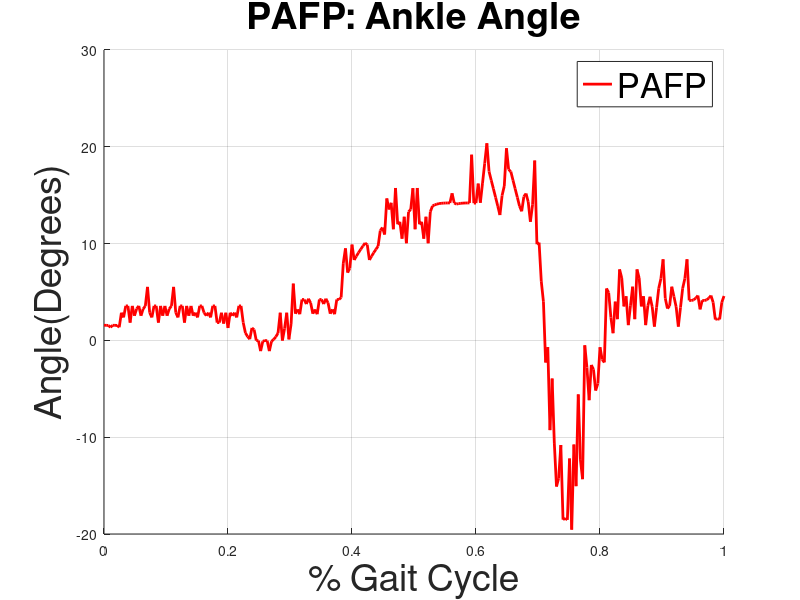

This figure's MATLAB source:
% Load the data from the files
% gait_data = load('data.txt'); % Load gait data
robot_data = load('data_2.txt'); % Load robot data


% Create time vectors for each dataset
%  time_gait = linspace(0, 1, length(gait_data)); % Time vector for gait data
time_robot = linspace(0, 1, length(robot_data)); % Time vector for robot data

% Plot the two datasets
% figure;
%  plot(time_gait, gait_data, 'b-', 'LineWidth', 2); % Plot gait data (blue solid line)
hold on;
plot(time_robot, robot_data, 'r-', 'LineWidth', 2); % Plot robot data (red solid line)

% Add labels, title, and legend
title('PAFP: Ankle Angle' ,'FontSize',27);
xlabel('% Gait Cycle','FontSize',27);
ylabel('Angle(Degrees)','FontSize',	27);
legend('Reference Gait','PAFP','FontSize',25);
legend('PAFP','FontSize',25);

grid on;
hold off;